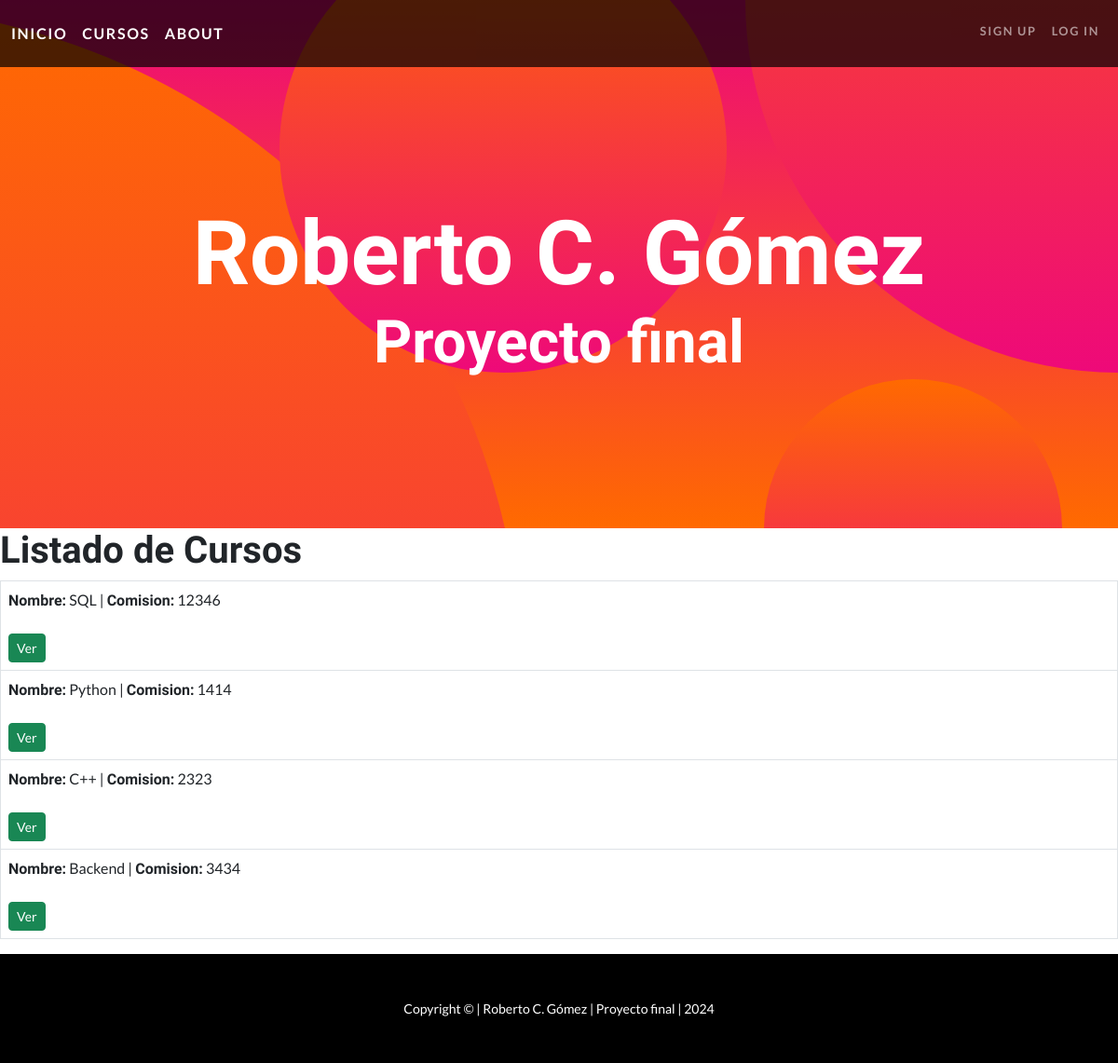
Before: /cursos/ with the older database file.
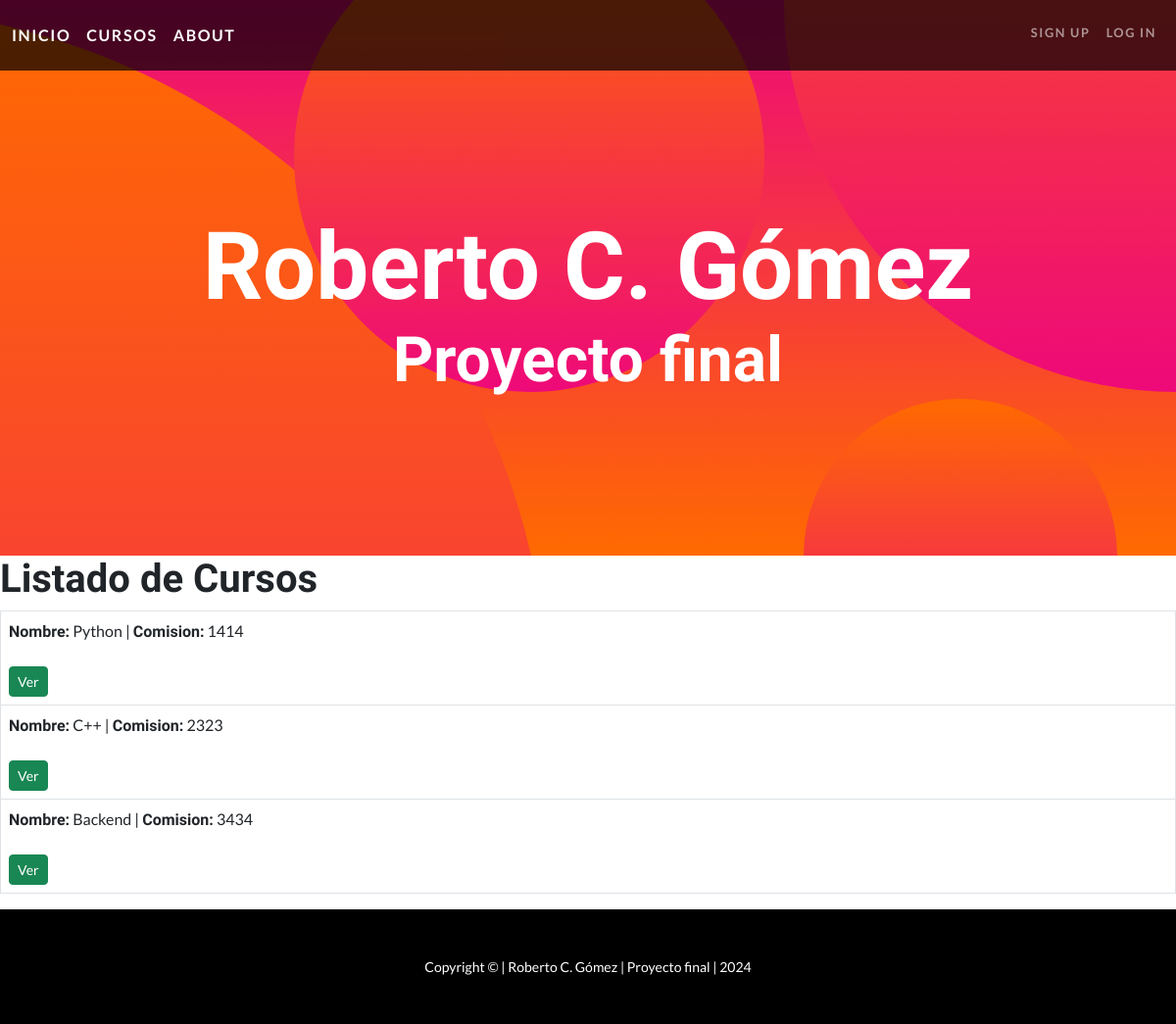
After: the same page with the newer database file.
### app1/models.py (models this page shows, shortened)
class Curso(models.Model):
    nombre = models.CharField(max_length=30)
    comision = models.IntegerField()
    detalle = models.CharField(max_length=3000, blank=True, null=True)

### app1/views.py (the view)
# urls.py: path("cursos/", views.CursosListView.as_view(), name="cursos"),
class CursosListView(ListView):
    model = Curso
    context_object_name = "cursos"
    template_name = "app1/cursos.html"

### app1/templates/app1/cursos.html (shortened to what this page needs)
{% extends "app1/base.html" %}
{% block blk_cont %}
<h1>Listado de Cursos</h1>
{% if cursos %}
    <table class="table table-bordered">
        <tbody>
            {% for curso in cursos %}
            <tr>
                <td>
                    <span class="h6">Nombre:</span> {{ curso.nombre }} |
                    <span class="h6">Comision:</span> {{ curso.comision }}<br></br>
                    <a href="{% url 'detallecursos' curso.pk %}" class="btn btn-success btn-sm">Ver</a>
                </td>
            </tr>
            {% endfor %}
        </tbody>
    </table>
{% else %}
    <p>No hay cursos cargados</p>
    <a href="{% url 'crearcurso' %}" class="btn btn-success btn-sm">Cargar Curso</a>
{% endif %}
{% endblock blk_cont %}

Changed rows visible on the page:
removed Curso: nombre "SQL", comision "12346"
